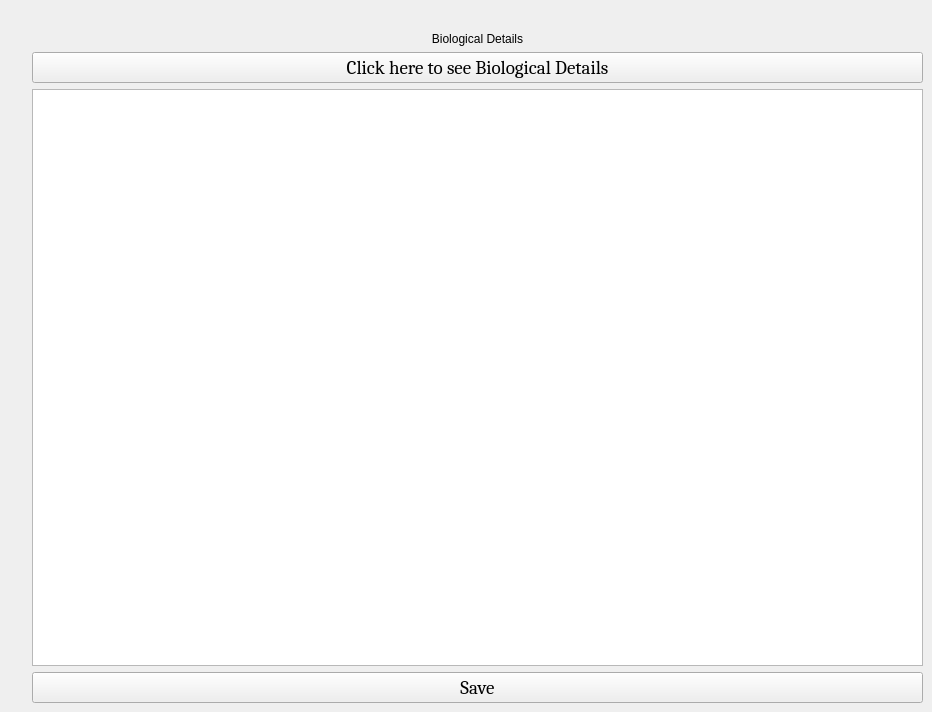
        <widget class="QWidget" name="page_10">
         <widget class="QWidget" name="layoutWidget">
          <property name="geometry">
           <rect>
            <x>32</x>
            <y>32</y>
            <width>891</width>
            <height>671</height>
           </rect>
          </property>
          <layout class="QVBoxLayout" name="verticalLayout_19">
           <item>
            <layout class="QVBoxLayout" name="verticalLayout_10">
             <item>
              <widget class="QLabel" name="label_21">
               <property name="text">
                <string>Biological Details</string>
               </property>
               <property name="alignment">
                <set>Qt::AlignCenter</set>
               </property>
              </widget>
             </item>
             <item>
              <widget class="QPushButton" name="pushButton_7">
               <property name="font">
                <font>
                 <family>Cambria</family>
                 <pointsize>14</pointsize>
                </font>
               </property>
               <property name="text">
                <string>Click here to see Biological Details</string>
               </property>
              </widget>
             </item>
             <item>
              <widget class="QTextEdit" name="textEdit_11">
               <property name="font">
                <font>
                 <family>Cambria</family>
                 <pointsize>14</pointsize>
                </font>
               </property>
               <property name="styleSheet">
                <string notr="true">*{
	background-image:url(:/image/3.jpg);
	background-repeat: no-repeat;
	background-attachment: fixed;
	background-position: center;
}</string>
               </property>
               <property name="tabStopWidth">
                <number>100</number>
               </property>
              </widget>
             </item>
            </layout>
           </item>
           <item>
            <widget class="QPushButton" name="pushButton_13">
             <property name="font">
              <font>
               <family>Cambria</family>
               <pointsize>14</pointsize>
              </font>
             </property>
             <property name="text">
              <string>Save</string>
             </property>
            </widget>
           </item>
          </layout>
         </widget>
        </widget>
